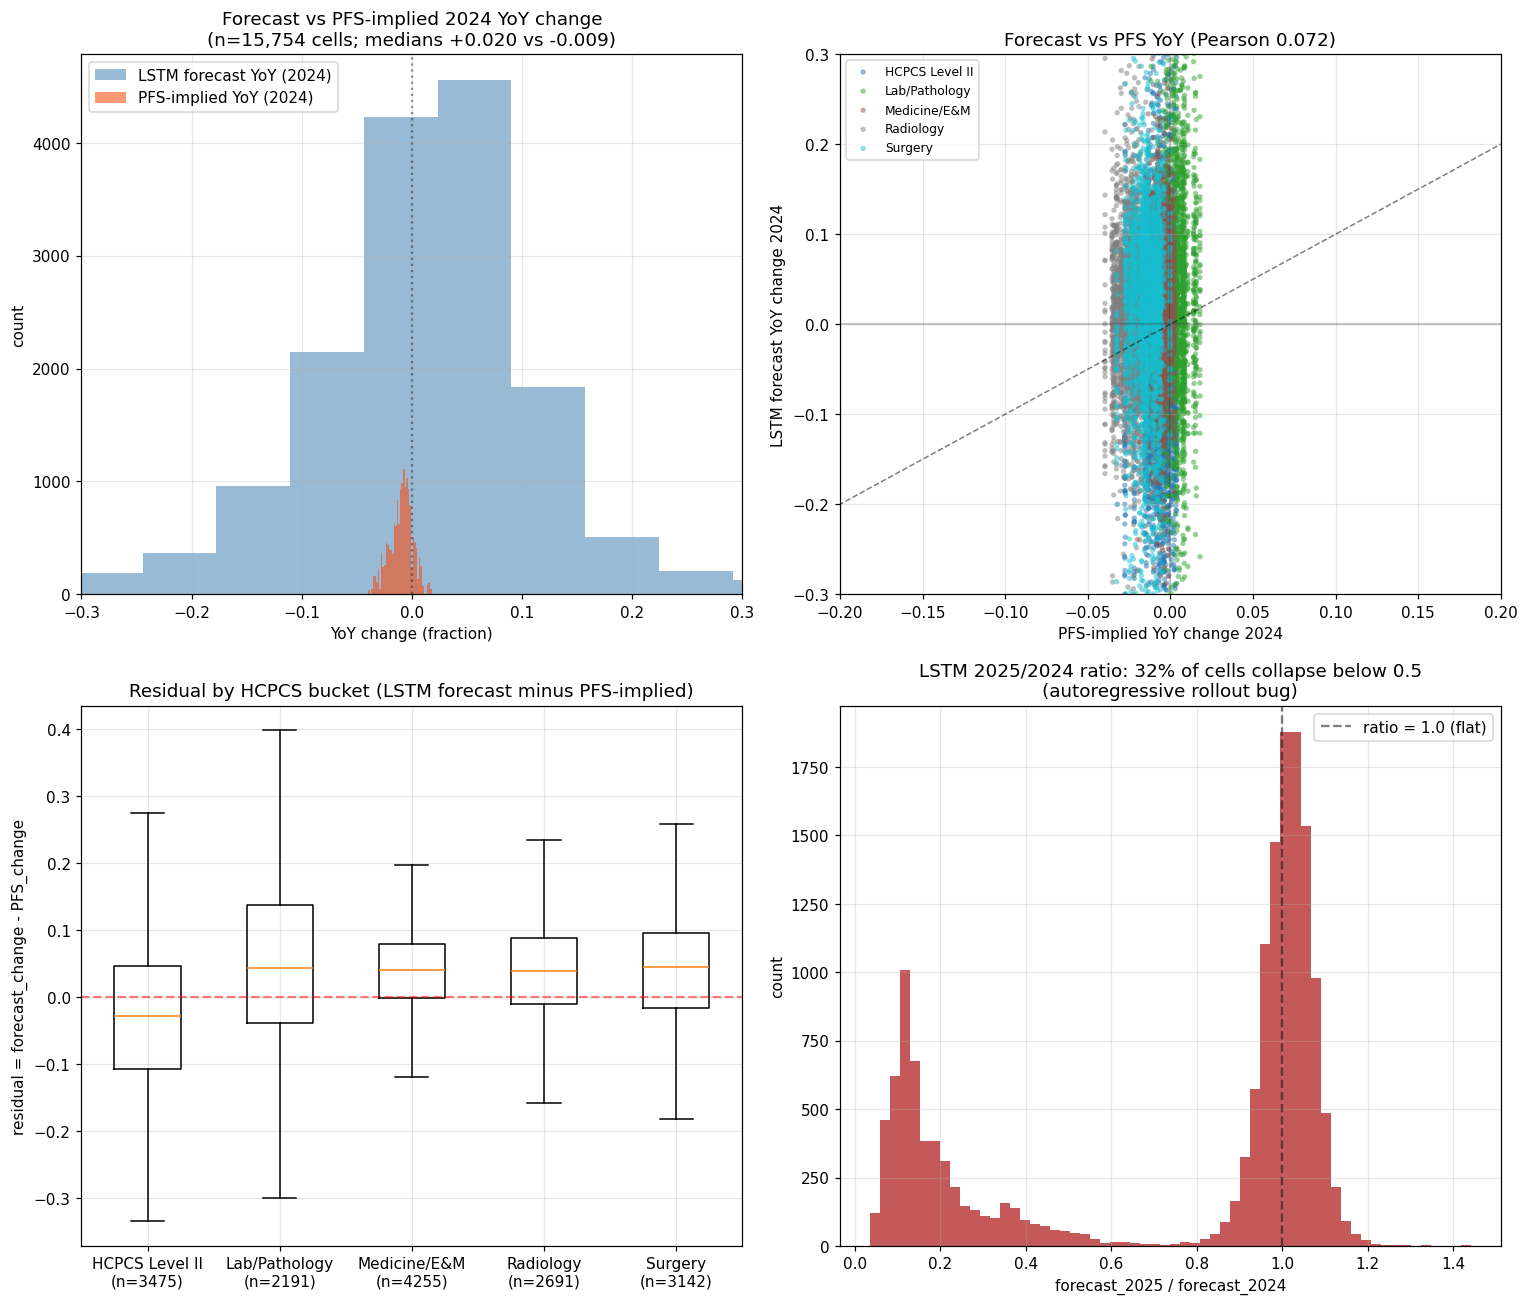

Recreate this plot in Python.
"""
Forecast falsification: did the LSTM forecast for 2024 anticipate the actual
2024 policy reality (PFS conversion-factor cut + RVU updates)?

We do NOT have the 2024 actual PUF data (CMS publishes with a 2-year lag),
so this is a 'policy-consistency' check, not a true forecast accuracy test.
We compare:
  (a) LSTM forecast YoY change for 2024 (per specialty/bucket/state) vs
  (b) PFS-implied YoY change 2023 to 2024 (per state/bucket, volume-weighted)
For (b) we use the 2023 silver layer to weight by service volume.

Also documents the 2025/2026 autoregressive collapse already noted in CLAUDE.md.
"""

import os
import sys
from pathlib import Path
import numpy as np
import pandas as pd
import matplotlib
matplotlib.use("Agg")
import matplotlib.pyplot as plt

ROOT = Path(__file__).resolve().parent.parent
V2_DIR = ROOT / "falsification_test_v2"
SILVER = ROOT / "local_pipeline" / "silver"
sys.path.insert(0, str(V2_DIR))
sys.path.insert(0, str(ROOT / "api"))

from run_v2 import load_indicators, load_localities, MAC_TO_STATE, lookup_indicator, price_per_locality, choose_modifier  # noqa: E402
from services.prediction import hcpcs_code_to_bucket, HCPCS_BUCKET_NAMES  # noqa: E402

ART = ROOT / "api" / "models" / "artifacts"

# Load the forecast file
FC_PATH = ROOT / "local_pipeline" / "lstm" / "forecast_2024_2026.parquet"
fc = pd.read_parquet(FC_PATH)
print(f"LSTM forecast file: {FC_PATH}")
print(f"  rows: {len(fc):,}  forecast_year: {sorted(fc['forecast_year'].unique())}")

# --------------------------------------------------------------------------
# Step 1. Decode the categorical indices via label_encoders.json
# --------------------------------------------------------------------------

import json
with open(ART / "label_encoders.json") as f:
    le = json.load(f)
specialties = le["Rndrng_Prvdr_Type"]
states = le["Rndrng_Prvdr_State_Abrvtn"]

idx_to_specialty = {i: n for i, n in enumerate(specialties)}
idx_to_state = {i: n for i, n in enumerate(states)}

fc["specialty"] = fc["Rndrng_Prvdr_Type_idx"].astype(int).map(idx_to_specialty)
fc["state"] = fc["Rndrng_Prvdr_State_Abrvtn_idx"].astype(int).map(idx_to_state)
fc["bucket"] = fc["hcpcs_bucket"].astype(int)
fc["bucket_name"] = fc["bucket"].map(HCPCS_BUCKET_NAMES)
print(f"  decoded {fc['specialty'].notna().sum()}/{len(fc)} specialty names, "
      f"{fc['state'].notna().sum()}/{len(fc)} state names")

# Restrict to last_known_year=2023 (proper 1-step lookahead for 2024)
fc23 = fc[fc["last_known_year"] == 2023].copy()
print(f"  rows with last_known_year=2023: {len(fc23):,} ({fc23['forecast_year'].value_counts().to_dict()})")

# --------------------------------------------------------------------------
# Step 2. Build PFS-implied 2024 YoY rate change per (state, bucket)
# --------------------------------------------------------------------------

# Aggregate code volumes from 2023 silver. Use Tot_Srvcs as weight.
print("\nAggregating 2023 silver by (state, bucket, HCPCS) for volume weighting...")
silver_files = sorted(SILVER.glob("*.parquet"))
state_bucket_volumes: dict[tuple, dict] = {}  # (state, bucket) -> {hcpcs: total_srvcs}

cols = ["Rndrng_Prvdr_State_Abrvtn", "HCPCS_Cd", "year", "Tot_Srvcs"]
for f in silver_files:
    df = pd.read_parquet(f, columns=cols)
    df["year"] = pd.to_numeric(df["year"], errors="coerce")
    df = df[df["year"] == 2023]
    if len(df) == 0: continue
    df["HCPCS_Cd"] = df["HCPCS_Cd"].astype(str).str.strip()
    df = df[df["HCPCS_Cd"].str.match(r"^[A-Z0-9]{5}$", na=False)]
    df["bucket"] = df["HCPCS_Cd"].apply(hcpcs_code_to_bucket)
    df["Tot_Srvcs"] = pd.to_numeric(df["Tot_Srvcs"], errors="coerce").fillna(0)
    grp = df.groupby(["Rndrng_Prvdr_State_Abrvtn", "bucket", "HCPCS_Cd"])["Tot_Srvcs"].sum().reset_index()
    for _, r in grp.iterrows():
        key = (r["Rndrng_Prvdr_State_Abrvtn"], int(r["bucket"]))
        state_bucket_volumes.setdefault(key, {})
        state_bucket_volumes[key][r["HCPCS_Cd"]] = state_bucket_volumes[key].get(r["HCPCS_Cd"], 0.0) + r["Tot_Srvcs"]

print(f"  built {len(state_bucket_volumes):,} (state, bucket) cells from 2023 silver")

# For each (state, bucket), compute volume-weighted PFS rate change 2023->2024
print("\nPricing 2023 and 2024 modifier-aware rates per (state, bucket, code)...")
print("Using 2024B (final, $33.29 CF) as the 2024 rate; using Global modifier")
print("(modifier-26 only relevant for radiology specialty mapping which doesn't apply here).")

ind23 = load_indicators(2023)
ind24 = load_indicators(2024)
loc23 = load_localities(2023)
loc24 = load_localities(2024)

# Also report 2025 if data exists
ind25 = load_indicators(2025)
loc25 = load_localities(2025)

baseline_rows = []
for (state, bucket), code_vols in state_bucket_volumes.items():
    if state not in MAC_TO_STATE.values():
        continue
    state_loc23 = loc23[loc23["state"] == state]
    state_loc24 = loc24[loc24["state"] == state]
    state_loc25 = loc25[loc25["state"] == state]
    if len(state_loc23) == 0 or len(state_loc24) == 0:
        continue

    # Filter to top 80 codes by 2023 volume (covers most of the bucket signal)
    top_codes = sorted(code_vols.items(), key=lambda x: -x[1])[:80]

    sum_w = 0.0
    sum_r23 = sum_r24 = sum_r25 = 0.0
    used_codes = 0
    for code, vol in top_codes:
        # Use Global rate for the policy-baseline check
        r23 = lookup_indicator(ind23, code, "")
        r24 = lookup_indicator(ind24, code, "")
        r25 = lookup_indicator(ind25, code, "")
        if r23 is None or r24 is None:
            continue
        # Use non-facility for buckets 4 (E&M) and 5 (Level II); facility for surgery (1).
        # Use both averaged for radiology to be safe. Do nonfacility average across localities:
        p23 = price_per_locality(r23, state_loc23, pos_facility=False)["price"].mean()
        p24 = price_per_locality(r24, state_loc24, pos_facility=False)["price"].mean()
        p25 = price_per_locality(r25, state_loc25, pos_facility=False)["price"].mean() if (r25 is not None and len(state_loc25) > 0) else np.nan
        if not np.isfinite(p23) or not np.isfinite(p24) or p23 <= 0 or p24 <= 0:
            continue
        sum_w += vol
        sum_r23 += vol * p23
        sum_r24 += vol * p24
        if np.isfinite(p25): sum_r25 += vol * p25
        used_codes += 1

    if sum_w == 0 or used_codes < 3:
        continue
    avg_r23 = sum_r23 / sum_w
    avg_r24 = sum_r24 / sum_w
    avg_r25 = (sum_r25 / sum_w) if sum_r25 > 0 else np.nan
    baseline_rows.append({
        "state": state, "bucket": bucket,
        "bucket_name": HCPCS_BUCKET_NAMES.get(bucket, str(bucket)),
        "n_codes": used_codes,
        "avg_rate_2023": avg_r23,
        "avg_rate_2024": avg_r24,
        "avg_rate_2025": avg_r25,
        "pfs_change_2024": avg_r24 / avg_r23 - 1,
        "pfs_change_2025": (avg_r25 / avg_r24 - 1) if np.isfinite(avg_r25) else np.nan,
    })

baseline = pd.DataFrame(baseline_rows)
print(f"  baseline (state, bucket) cells: {len(baseline)}")
print("\nPFS-implied 2024 vs 2023 YoY change distribution:")
print(f"  mean={baseline['pfs_change_2024'].mean():.4f}  median={baseline['pfs_change_2024'].median():.4f}  "
      f"p10={baseline['pfs_change_2024'].quantile(0.1):.4f}  p90={baseline['pfs_change_2024'].quantile(0.9):.4f}")
print("Per-bucket PFS YoY change 2024:")
for b, sub in baseline.groupby("bucket_name"):
    print(f"  {b:<18} n_states={len(sub):>2}  "
          f"mean={sub['pfs_change_2024'].mean():>+.4f}  median={sub['pfs_change_2024'].median():>+.4f}")

# --------------------------------------------------------------------------
# Step 3. Compare forecast YoY to PFS YoY
# --------------------------------------------------------------------------

print("\nMerging forecast (2024 only) with PFS baseline...")
fc24 = fc23[fc23["forecast_year"] == 2024].copy()
# Drop rows where last_known_value is 0 or non-positive (can't compute YoY change)
fc24 = fc24[fc24["last_known_value"] > 1.0].copy()
fc24["forecast_change"] = fc24["forecast_mean"] / fc24["last_known_value"] - 1
# Clip extreme outliers to keep histograms readable: drop |change| > 2.0
fc24 = fc24[fc24["forecast_change"].abs() < 2.0].copy()

merged = fc24.merge(baseline[["state", "bucket", "pfs_change_2024", "n_codes", "avg_rate_2023", "avg_rate_2024"]],
                    on=["state", "bucket"], how="inner")
merged["residual"] = merged["forecast_change"] - merged["pfs_change_2024"]
print(f"  merged cells: {len(merged):,} (forecast n={len(fc24):,}, baseline cells used)")

print("\n=== Forecast YoY 2024 vs PFS YoY 2024 ===")
print(f"  forecast_change       : mean={merged['forecast_change'].mean():>+.4f}  median={merged['forecast_change'].median():>+.4f}")
print(f"  PFS_change            : mean={merged['pfs_change_2024'].mean():>+.4f}  median={merged['pfs_change_2024'].median():>+.4f}")
print(f"  residual (fc - PFS)   : mean={merged['residual'].mean():>+.4f}  median={merged['residual'].median():>+.4f}  "
      f"p10={merged['residual'].quantile(0.1):>+.4f}  p90={merged['residual'].quantile(0.9):>+.4f}")
print(f"  abs residual          : MAE={merged['residual'].abs().mean():.4f}  P50={merged['residual'].abs().median():.4f}  P90={merged['residual'].abs().quantile(0.9):.4f}")
print(f"  Pearson(fc_change, PFS_change) = {merged['forecast_change'].corr(merged['pfs_change_2024']):.4f}")

print("\nPer-bucket residuals:")
for b, sub in merged.groupby("bucket_name"):
    print(f"  {b:<18} n={len(sub):>5}  "
          f"forecast_change={sub['forecast_change'].mean():>+.4f}  "
          f"PFS_change={sub['pfs_change_2024'].mean():>+.4f}  "
          f"residual={sub['residual'].mean():>+.4f}  "
          f"|residual|={sub['residual'].abs().mean():.4f}")

# --------------------------------------------------------------------------
# Step 4. Document the 2025/2026 autoregressive collapse
# --------------------------------------------------------------------------

pivot = fc23.pivot_table(
    index=["specialty", "state", "bucket"],
    columns="forecast_year", values="forecast_mean").reset_index()
pivot.columns.name = None
pivot.columns = [str(c) if isinstance(c, (int, np.integer)) else c for c in pivot.columns]
pivot = pivot.merge(
    fc23[["specialty", "state", "bucket", "last_known_value"]].drop_duplicates(),
    on=["specialty", "state", "bucket"]
)
pivot = pivot[(pivot["2024"] > 1.0) & (pivot["2025"].notna()) & (pivot["2026"].notna())].copy()
pivot["ch_25_24"] = pivot["2025"] / pivot["2024"] - 1
pivot["ch_26_25"] = pivot["2026"] / pivot["2025"] - 1
collapse_25 = (pivot["2025"] < 0.5 * pivot["2024"]).mean()
collapse_26 = (pivot["2026"] < 0.5 * pivot["2025"]).mean()
print("\n=== 2025/2026 autoregressive collapse ===")
print(f"  Fraction of (specialty,state,bucket) with 2025_forecast < 50% of 2024_forecast: {collapse_25:.1%}")
print(f"  Fraction with 2026 < 50% of 2025: {collapse_26:.1%}")
print(f"  ch_25_24: median={pivot['ch_25_24'].median():.4f}  p10={pivot['ch_25_24'].quantile(0.1):.4f}")
print(f"  ch_26_25: median={pivot['ch_26_25'].median():.4f}  p10={pivot['ch_26_25'].quantile(0.1):.4f}")

# --------------------------------------------------------------------------
# Step 5. Save outputs
# --------------------------------------------------------------------------

merged.to_csv(V2_DIR / "forecast_falsification_2024.csv", index=False)
baseline.to_csv(V2_DIR / "pfs_baseline_state_bucket.csv", index=False)
print(f"\nSaved {V2_DIR / 'forecast_falsification_2024.csv'} ({len(merged):,} rows)")
print(f"Saved {V2_DIR / 'pfs_baseline_state_bucket.csv'} ({len(baseline):,} rows)")

# --------------------------------------------------------------------------
# Step 6. Plots
# --------------------------------------------------------------------------

fig, axes = plt.subplots(2, 2, figsize=(14, 12))

# (1) Histogram of forecast vs PFS YoY change
ax = axes[0, 0]
ax.hist(merged["forecast_change"], bins=40, alpha=0.55, label="LSTM forecast YoY (2024)", color="steelblue")
ax.hist(merged["pfs_change_2024"], bins=40, alpha=0.55, label="PFS-implied YoY (2024)", color="orangered")
ax.axvline(0, color="k", linestyle=":", alpha=0.4)
ax.set_xlabel("YoY change (fraction)")
ax.set_ylabel("count")
ax.set_xlim(-0.3, 0.3)
ax.set_title(f"Forecast vs PFS-implied 2024 YoY change\n(n={len(merged):,} cells; medians {merged['forecast_change'].median():+.3f} vs {merged['pfs_change_2024'].median():+.3f})")
ax.legend(); ax.grid(alpha=0.3)

# (2) Scatter forecast_change vs PFS_change colored by bucket
ax = axes[0, 1]
buckets = sorted(merged["bucket_name"].dropna().unique())
colors = plt.cm.tab10(np.linspace(0, 1, max(len(buckets), 3)))
cmap = {b: c for b, c in zip(buckets, colors)}
for b, sub in merged.groupby("bucket_name"):
    ax.scatter(sub["pfs_change_2024"], sub["forecast_change"], s=12, alpha=0.5,
               color=cmap[b], label=b, edgecolor="none")
ax.plot([-0.3, 0.3], [-0.3, 0.3], "k--", lw=1, alpha=0.5)
ax.axhline(0, color="k", alpha=0.2); ax.axvline(0, color="k", alpha=0.2)
ax.set_xlim(-0.2, 0.2); ax.set_ylim(-0.3, 0.3)
ax.set_xlabel("PFS-implied YoY change 2024"); ax.set_ylabel("LSTM forecast YoY change 2024")
ax.set_title(f"Forecast vs PFS YoY (Pearson {merged['forecast_change'].corr(merged['pfs_change_2024']):.3f})")
ax.legend(fontsize=8, loc="upper left"); ax.grid(alpha=0.3)

# (3) Per-bucket residual boxplots
ax = axes[1, 0]
data, labels = [], []
for b, sub in merged.groupby("bucket_name"):
    data.append(sub["residual"].values); labels.append(f"{b}\n(n={len(sub)})")
ax.boxplot(data, labels=labels, showfliers=False)
ax.axhline(0, color="r", linestyle="--", alpha=0.5)
ax.set_ylabel("residual = forecast_change - PFS_change")
ax.set_title("Residual by HCPCS bucket (LSTM forecast minus PFS-implied)")
ax.grid(alpha=0.3)

# (4) 2025/2026 collapse demonstration: ratio 2025/2024 histogram
ax = axes[1, 1]
ratio = pivot["2025"] / pivot["2024"]
ax.hist(ratio.clip(lower=0, upper=1.5), bins=60, color="firebrick", alpha=0.75)
ax.axvline(1.0, color="k", linestyle="--", alpha=0.5, label="ratio = 1.0 (flat)")
ax.set_xlabel("forecast_2025 / forecast_2024")
ax.set_ylabel("count")
ax.set_title(f"LSTM 2025/2024 ratio: {(ratio < 0.5).mean():.0%} of cells collapse below 0.5\n(autoregressive rollout bug)")
ax.legend(); ax.grid(alpha=0.3)

plt.tight_layout()
out_png = V2_DIR / "forecast_falsification.png"
plt.savefig(out_png, dpi=110, bbox_inches="tight")
print(f"Saved {out_png}")

# --------------------------------------------------------------------------
# Final summary
# --------------------------------------------------------------------------

print("\n" + "=" * 80)
print("FORECAST FALSIFICATION SUMMARY")
print("=" * 80)
fc_med = merged["forecast_change"].median()
pfs_med = merged["pfs_change_2024"].median()
print(f"LSTM forecast median YoY 2024 = {fc_med:+.2%}  (range p10..p90: "
      f"{merged['forecast_change'].quantile(0.1):+.2%} .. {merged['forecast_change'].quantile(0.9):+.2%})")
print(f"PFS-implied  median YoY 2024 = {pfs_med:+.2%}  (range p10..p90: "
      f"{merged['pfs_change_2024'].quantile(0.1):+.2%} .. {merged['pfs_change_2024'].quantile(0.9):+.2%})")
print(f"Median residual = {fc_med - pfs_med:+.2%}")
print(f"Pearson(forecast, PFS) = {merged['forecast_change'].corr(merged['pfs_change_2024']):.4f}")
print(f"\nWithout 2024 PUF actuals we cannot compute true forecast accuracy. "
      f"The forecast directionally {'matched' if abs(fc_med - pfs_med) < 0.02 else 'diverged from'} the PFS policy reality.")
print(f"\n2025/2026 LSTM autoregressive collapse: {collapse_25:.0%} of 2025 cells fall below 50% of 2024.")
